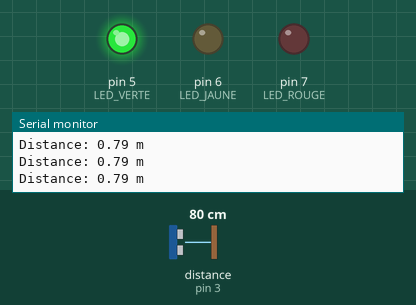
The sketch below on a simulated Arduino Uno, built with avr-gcc and run on an emulated ATmega328P. Shown: output pins drawn as LEDs (lit = HIGH), the last lines printed to the serial monitor. Wiring (inferred from the names in the program): ultrasonic range finder: trigger pin 2; echo pin 3. Dashed ring = blinking. The test bench sets the inputs (shaded band); at power-on: distance to the obstacle (sensor on pin 3) 80 cm. The echo pulse lasts 58.3 µs per cm; pins used as bus, display or sensor lines are not drawn.

Above: at 1.2 s.
1.3 s: distance to the obstacle (sensor on pin 3) set to 53 cm
4.3 s: distance to the obstacle (sensor on pin 3) set to 47 cm
At 4.9 s:
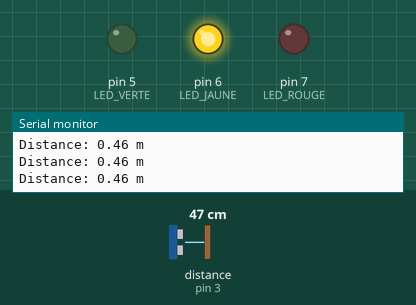
5.8 s: distance to the obstacle (sensor on pin 3) set to 23 cm
7.3 s: distance to the obstacle (sensor on pin 3) set to 19 cm
At 7.5 s:
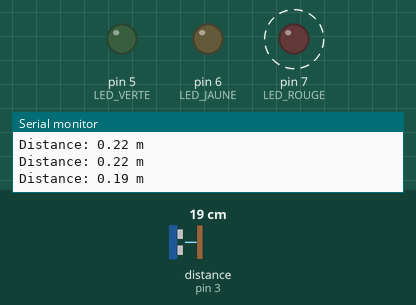
10.3 s: distance to the obstacle (sensor on pin 3) set to 60 cm
At 11.4 s:
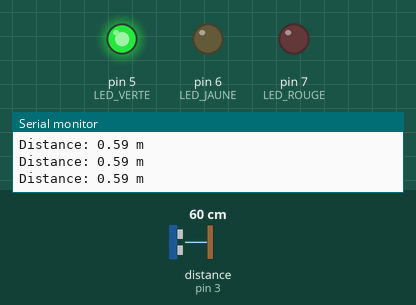
11.9 s: distance to the obstacle (sensor on pin 3) set to 18 cm
At 12.1 s:
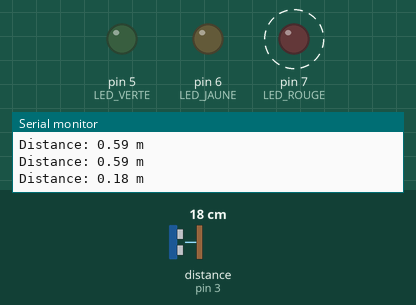
Timing chart, 0 to 15.9 s (numbered marks = the images above; inputs shaded):
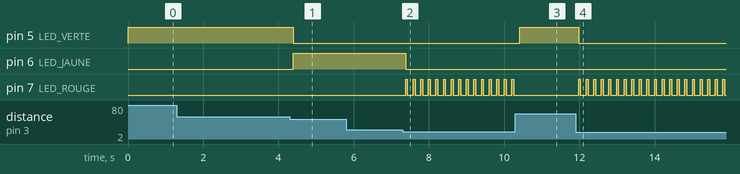

The sketch:

capteur-HCSR04-3-led.ino
```cpp
//ETAPE 2 : debut du projet de detection d'obstacle avec 3 led(vert, jaune, rouge) selon la distance

/* PROJET : SYSTÈME D'AIDE AU STATIONNEMENT (ADAS)
  LE CAPTEUR à ultrasons HC-SR04 :
  4 pattes: 1 VCC (5V)     2 TRIG (entrée)     3 ECHO (sortie)     4 GND
  Le capteur envoie un train de 8 impulsions et mesure le temps mis par
  l'onde ultrason (40kHz) pour faire l'aller-retour sur un obstacle.
  --> Une impulsion de 10µs sur TRIG déclenche la mesure.
  --> Le capteur renvoie sur ECHO une impulsion de largeur le temps mesuré.
*/

/* Constantes pour les broches du capteur */
const byte TRIG = 2;    // Patte TRIG sur broche 2
const byte ECHO = 3;    // Patte ECHO sur broche 3

/* Constantes pour les broches des LEDs */
const byte LED_VERTE = 5;
const byte LED_JAUNE = 6;
const byte LED_ROUGE = 7;

/* Constantes pour le timeout */
const unsigned long MEASURE_TIMEOUT = 25000UL; // 25ms = ~8m à 340m/s

/* Vitesse du son dans l'air en m/s */
const float vitesse_son = 340.0;

void setup() {
  /* Initialisation du port série */
  Serial.begin(9600);

  /* Initialisation des broches du capteur */
  pinMode(TRIG, OUTPUT);
  digitalWrite(TRIG, LOW); // Repos
  pinMode(ECHO, INPUT);

  /* Initialisation des broches des LEDs */
  pinMode(LED_VERTE, OUTPUT);
  pinMode(LED_JAUNE, OUTPUT);
  pinMode(LED_ROUGE, OUTPUT);
}

void loop() {

  /* 1. Lance une mesure (impulsion de 10µs sur TRIG) */
  digitalWrite(TRIG, HIGH);
  delayMicroseconds(10);
  digitalWrite(TRIG, LOW);

  /* 2. Mesure du temps de l'aller-retour en microsecondes */
  long temps_AR_us = pulseIn(ECHO, HIGH, MEASURE_TIMEOUT);

  /* 3. Calcul de la distance en mètres (float pour la précision) */
  float distance_m = (temps_AR_us / 2.0) * (vitesse_son / 1000000.0);

  /* 4. LOGIQUE DE DÉCISION (SÉCURITÉ VÉHICULE) */

  if (distance_m > 0.50 || distance_m <= 0) {
    // ZONE 1 : Sécurité (Obstacle à plus de 50cm ou rien du tout)
    digitalWrite(LED_VERTE, HIGH);
    digitalWrite(LED_JAUNE, LOW);
    digitalWrite(LED_ROUGE, LOW);
  }
  else if (distance_m <= 0.50 && distance_m > 0.20) {
    // ZONE 2 : Attention (Obstacle entre 20cm et 50cm)
    digitalWrite(LED_VERTE, LOW);
    digitalWrite(LED_JAUNE, HIGH);
    digitalWrite(LED_ROUGE, LOW);
  }
  else if (distance_m <= 0.20) {
    // ZONE 3 : DANGER (Obstacle à moins de 20cm)
    digitalWrite(LED_VERTE, LOW);
    digitalWrite(LED_JAUNE, LOW);
    // Alerte visuelle critique : clignotement rapide
    digitalWrite(LED_ROUGE, HIGH);
    delay(50);
    digitalWrite(LED_ROUGE, LOW);
    delay(50);
  }

  /* 5. Affichage du résultat sur le moniteur série */
  Serial.print("Distance: ");
  Serial.print(distance_m);
  Serial.println(" m");

  /* On réduit le délai à 100ms pour plus de réactivité (important pour un véhicule !) */
  delay(100);
}
```

Measured:
- the behaviour switches between 51 and 50 cm on distance to the obstacle (sensor on pin 3) (found by bisection; images 0 and 1)
- the behaviour switches between 21 and 20 cm on distance to the obstacle (sensor on pin 3) (found by bisection; images 1 and 2)
- after the input at 4.3 s, pin 5 (LED_VERTE): HIGH → LOW after 0.09 s; pin 6 (LED_JAUNE): LOW → HIGH after 0.09 s
- after the input at 7.3 s, pin 6 (LED_JAUNE): HIGH → LOW after 0.08 s; pin 7 (LED_ROUGE): alternates HIGH for 0.05 s and LOW for 0.15 s, starting after 0.08 s
- after the input at 10.3 s, pin 5 (LED_VERTE): LOW → HIGH after 0.11 s; pin 7 (LED_ROUGE): stops changing and stays LOW
- after the input at 11.9 s, pin 5 (LED_VERTE): HIGH → LOW after 0.08 s; pin 7 (LED_ROUGE): alternates HIGH for 0.05 s and LOW for 0.15 s, starting after 0.08 s
